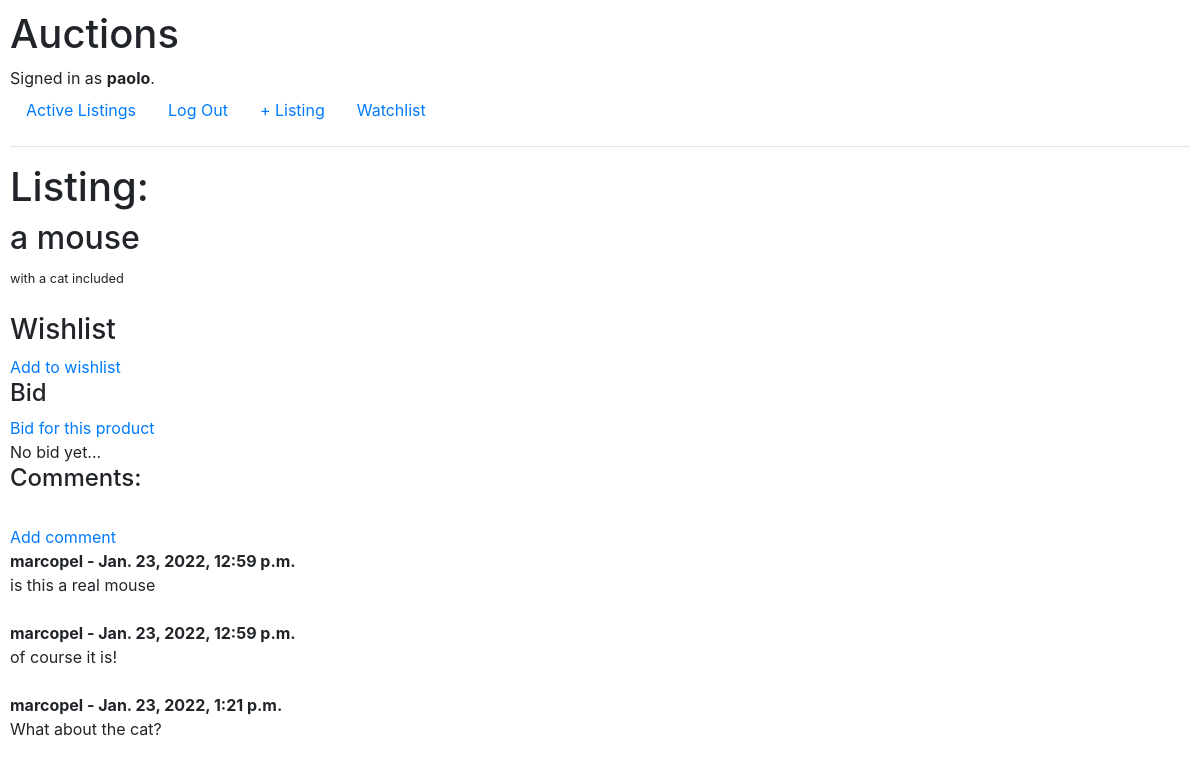
Screenshot of /2 (signed in) with the database file from the repository.
### auctions/models.py (models this page shows, shortened)
class User(AbstractUser):
    pass

class AuctionListing(models.Model):
    product = models.CharField(max_length=255)
    description = models.TextField(default="none")
    category = models.CharField(max_length=255)
    initial_price = models.PositiveIntegerField(default=0)
    sold = models.BooleanField(default=False)
    user = models.ForeignKey(User, on_delete=models.CASCADE)

class Comments(models.Model):
    product = models.ForeignKey(AuctionListing, related_name="comments", on_delete=models.CASCADE, default=None)
    comment = models.CharField(max_length=140 , default=None)
    author = models.ForeignKey(
        get_user_model(),
        on_delete=models.CASCADE,
        default=None,
        related_name="author"
    )
    date_added = models.DateTimeField(auto_now_add=True)

### auctions/views.py (the view)
# urls.py: path("<int:listing_id>", views.listing_detail, name="listing_detail"),
def listing_detail(request, listing_id):
    listing = AuctionListing.objects.get(id=listing_id)
    return render(request, "auctions/listing_detail.html", {
        "listing": listing
    })

### auctions/templates/auctions/listing_detail.html (shortened to what this page needs)
{% extends "auctions/layout.html" %}
{% block body %}
    <h1>Listing:</h1>
    <h2>{{listing.product}} </h2>
    <small>{{listing.description}}</small>
    <br/><br/>
    <h3>Wishlist</h3>
    <a href="{% url 'wishlist_add' listing.pk %}">Add to wishlist</a>
    <br/>
    <h4>Bid</h4>
    <a href="{% url 'bid_add' listing.pk %}">Bid for this product</a>
    <br/>
    {% if not listing.bid.all %}
        No bid yet...
    {% endif %}
    <h4> Comments: </h4>
    <br/>
   <a href="{% url 'comment_add' listing.pk %}">Add comment</a>
    <br/>
    {% if not listing.comments.all %}
        No comments yet...
    {% else %}
        {% for comment in listing.comments.all %}
        <strong>
            {{comment.author}} - {{comment.date_added}}
        </strong>
        <br/>
        {{ comment.comment }}
        <br/><br/>
        {% endfor %}
    {% endif %}
{% endblock %}

### auctions/templates/auctions/layout.html (shortened to what this page needs)
{% load static %}
<!DOCTYPE html>
<html lang="en">
    <head>
        <link rel="stylesheet" href="https://stackpath.bootstrapcdn.com/bootstrap/4.4.1/css/bootstrap.min.css">
        <link href="{% static 'auctions/styles.css' %}" rel="stylesheet">
    </head>
    <body>
        <h1>Auctions</h1>
        <div>
            {% if user.is_authenticated %}
                Signed in as <strong>{{ user.username }}</strong>.
            {% else %}
                Not signed in.
            {% endif %}
        </div>
        <ul class="nav">
            <li class="nav-item">
                <a class="nav-link" href="{% url 'index' %}">Active Listings</a>
            </li>
            {% if user.is_authenticated %}
                <li class="nav-item">
                    <a class="nav-link" href="{% url 'logout' %}">Log Out</a>
                </li>
                <li class="nav-item">
                    <a class="nav-link" href="{% url 'listing_add' %}">+ Listing</a>
                </li>
                <li class="nav-item">
                    <a class="nav-link" href="{% url 'wishlist' %}">Watchlist</a>
                </li>
            {% endif %}
        </ul>
        <hr>
        {% block body %}
        {% endblock %}
    </body>
</html>

### auctions/static/auctions/styles.css (style rules this page uses)
body { padding: 10px; }

### rows the page displays
User: username "paolo"
AuctionListing: product "a mouse", description "with a cat included"
Comments: author "marcopel", date_added "Jan. 23, 2022, 12:59 p.m.", comment "is this a real mouse"
Comments: author "marcopel", date_added "Jan. 23, 2022, 12:59 p.m.", comment "of course it is!"
Comments: author "marcopel", date_added "Jan. 23, 2022, 1:21 p.m.", comment "What about the cat?"
